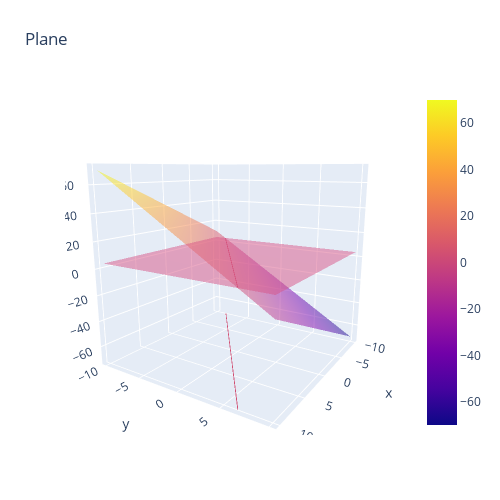

Notebook cell for this chart:
### Code cell
fig = go.Figure(data=[
    dict(x=x, y=x,z=Z,
    contours_z = {"show":True, "start":3.9, "end":4.1, "size":0.05, 
                  "project_z":True, "usecolormap":True},
    type='surface',opacity=0.5),
    dict(x=x,y=x,z=Z1,type='surface',opacity=0.5,showscale=False)
])

fig.update_layout(title='Plane', autosize=False,
                  width=500, height=500,
                  margin=dict(l=65, r=50, b=65, t=90))

fig.show()
